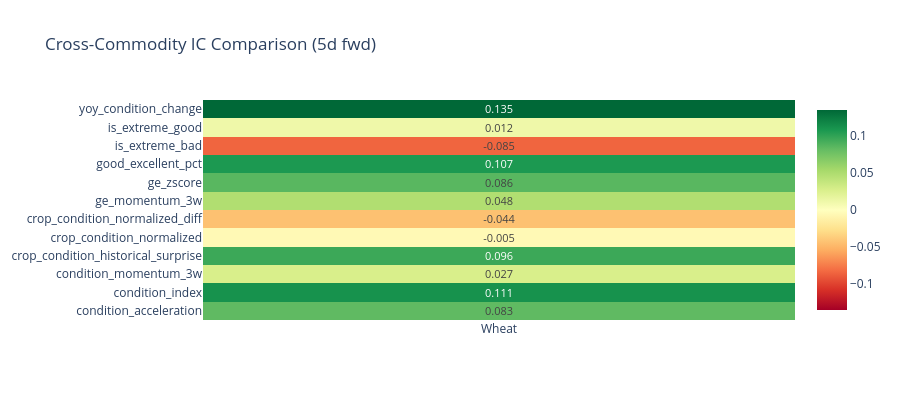

Notebook code cell kept with this figure:
### Markdown cell above
---
## 7. Multi-Commodity Summary & Recommendation
Cross-commodity signal ranking and final actionable recommendation.

### Code cell
print('Cross-Commodity Signal Comparison (5d forward):')
cross_summary = []
for cmd in COMMODITIES:
    qdf = master.get(cmd+'_quality')
    if qdf is not None:
        for _, row in qdf[qdf['horizon']=='5d'].iterrows():
            cross_summary.append({'commodity':COMMODITIES[cmd]['name'],'signal':row['signal'],
                'IC':row['IC'],'ICIR':row['ICIR'],'hit_rate':row['hit_rate'],'turnover':row['turnover'],'n':row['n']})
cdf = pd.DataFrame(cross_summary).sort_values('IC',ascending=False,key=abs)
display(cdf.head(20).style.format({'IC':'{:.4f}','ICIR':'{:.2f}','hit_rate':'{:.1%}','turnover':'{:.1%}'}))

# Heatmap
if len(cdf)>0:
    pivot = cdf.pivot_table(index='signal',columns='commodity',values='IC')
    fig = go.Figure(go.Heatmap(z=pivot.values, x=pivot.columns, y=pivot.index,
        colorscale='RdYlGn', zmid=0,
        text=[[f'{v:.3f}' if not pd.isna(v) else '' for v in row] for row in pivot.values],
        texttemplate='%{text}', textfont=dict(size=11)))
    fig.update_layout(title='Cross-Commodity IC Comparison (5d fwd)',template='plotly_white',height=400)
    fig.show()

### Figure 1 — Plotly figure (JSON) as saved in the notebook; plotly's stock layout.template omitted (floating-point values rounded to 4 significant figures)
{"data": [{"colorscale": [[0, "rgb(165,0,38)"], [0.1, "rgb(215,48,39)"], [0.2, "rgb(244,109,67)"], [0.3, "rgb(253,174,97)"], [0.4, "rgb(254,224,139)"], [0.5, "rgb(255,255,191)"], [0.6, "rgb(217,239,139)"], [0.7, "rgb(166,217,106)"], [0.8, "rgb(102,189,99)"], [0.9, "rgb(26,152,80)"], [1, "rgb(0,104,55)"]], "text": [["0.083"], ["0.111"], ["0.027"], ["0.096"], ["-0.005"], ["-0.044"], ["0.048"], ["0.086"], ["0.107"], ["-0.085"], ["0.012"], ["0.135"]], "textfont": {"size": 11}, "texttemplate": "%{text}", "type": "heatmap", "x": ["Wheat"], "y": ["condition_acceleration", "condition_index", "condition_momentum_3w", "crop_condition_historical_surprise", "crop_condition_normalized", "crop_condition_normalized_diff", "ge_momentum_3w", "ge_zscore", "good_excellent_pct", "is_extreme_bad", "is_extreme_good", "yoy_condition_change"], "z": [[0.0831], [0.1114], [0.02724], [0.09617], [-0.004979], [-0.04389], [0.04813], [0.08556], [0.1073], [-0.08477], [0.01166], [0.1351]], "zmid": 0}], "layout": {"height": 400, "title": {"text": "Cross-Commodity IC Comparison (5d fwd)"}}}
